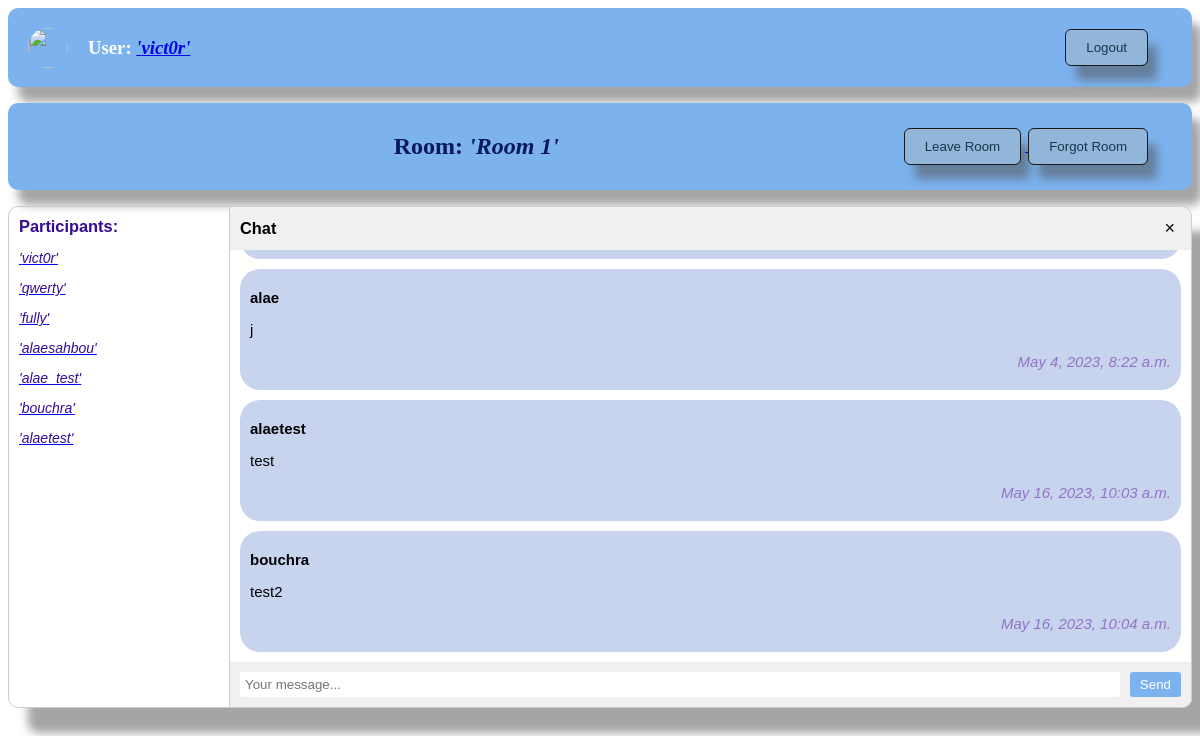
Page /chat/rooms/1 (signed in) on the committed database.
### chat/models.py (models this page shows, shortened)
class Chat(models.Model):
    name = models.CharField(max_length=128)
    users = models.ManyToManyField(User, related_name='chats')

class Message(models.Model):
    user = models.ForeignKey(User, on_delete=models.CASCADE, related_name='messages')
    chat = models.ForeignKey(Chat, on_delete=models.CASCADE, related_name='messages')
    content = models.TextField()
    createTime = models.DateTimeField(auto_now_add=True)
    class Meta:
        ordering = ('createTime',)

### chat/views.py (the view)
# urls.py: path('rooms/<int:pk>', getRoom, name='getRoom'),
@login_required
def getRoom(request, pk):
    room = Chat.objects.get(pk=pk)
    QuerySetUsers = User.objects.filter(chats=pk).values('username', 'id')
    users = list(QuerySetUsers)
    try:
        userProfile = UserProfile.objects.get(user=request.user)
        avatar = userProfile.avatar.url
    except:
        avatar = '/media/avatars/default.png'
    messages = Message.objects.filter(chat=room)
    return render(request, 'chat/room.html', {'room': room, 'users' : users, 'avatar' : avatar, 'messages' : messages, })

### templates/chat/room.html (shortened to what this page needs)
{% extends 'default.html' %}
{% load static %}
{% block room %}
<div class="top-bar">
  <div class="top-bar-user">
  <h2 style="text-align: center; color: rgb(7, 24, 97);">
    Room: <em>'{{ room.name }}'</em>
  </h2>
  </div>
  <div class="logout-btn">
    <a href="/chat/rooms/">
    <button class="btn leave-room">Leave Room</button>
    </a>
    <button class="btn forgot-room">Forgot Room</button>
  </div>
</div>
<div class="chat-container">
  <div class="chat-members">
    <h3>Participants:</h3>
    <ul class="member-list">
      <li><em>
        {% for user in users %}
        <a href="{% url 'userAccount' user.id %}">
        <p style="color: rgb(53, 12, 148); ">'{{ user.username }}'</p>
        </a>
        {% endfor %}
      </em></li>
    </ul>
  </div>
  <div class="chat-window">
    <div class="chat-header">
      <h3>Chat</h3>
      <button class="close-btn">&times;</button>
    </div>
    <div class="chat-body" id="chat-body">
      {% for message in messages %}
      <div class="chat-messages" id="chat-messages">
        <p style="font-weight: bold;">{{ message.user.username }}</p>
        <p>{{ message.content }}</p>
        <p class="date" id="date"><em>{{ message.createTime }}</em></p>
      </div>
      {% endfor %}
    </div>
    <div class="chat-footer">
      <div class="input-wrapper">
        <input name="content" id="chat-message-input" type="text" placeholder="Your message...">
        <button id="send-btn">Send</button>
      </div>
    </div>
  </div>
</div>
{% endblock room %}
{% block avatar %}
<img class="logo" src="{{ avatar }}">
{% endblock avatar %}

### templates/default.html (shortened to what this page needs)
{% load static %}
<!DOCTYPE HTML>
<html>
  <head>
    <link rel="stylesheet" href="{% static 'css/style.css' %}">
  </head>
  <body>
  <div class="top-bar">
    <div class="logo">
        {% block avatar %}{% endblock avatar %}
    </div>
    <div class="top-bar-user">
    <h3>
        User:
        {% if user.is_authenticated %}
        <a href="{% url 'userAccount' user.id %}">
          <em>'{{ user }}'</em>
        </a>
        {% endif %}
    </h3>
    </div>
    {% if request.user.is_authenticated %}
    <div class="logout-btn">
      <a href="{% url 'logout' %}"><button class="btn logout">Logout</button></a>
    </div>
    {% else %}
    <div class="logout-btn">
      <a href="{% url 'signup' %}"><button class="btn signup">Sign up</button></a>
    </div>
    {% endif %}
  </div>
  {% block room %}{% endblock room %}
  </body>
</html>

### chat/static/css/style.css (style rules this page uses)
.btn { background-color: #92b5da; border: none; color: #13394b; padding: 10px 20px 10px; border-radius: 5px; cursor: pointer; outline: 1px solid rgb(27, 26, 26); box-shadow: 10px 15px 10px rgba(77, 74, 74, 0.5); margin-right: 5px; }
.top-bar { background-color: #7cb3ee; color: #fff; padding: 10px 10px 10px 20px; display: flex; justify-content: space-between; align-items: center; box-shadow: 10px 15px 10px rgba(77, 74, 74, 0.5); border-radius: 10px; text-align: left; }
.top-bar-user { flex-grow: 1; margin-left: 20px; }
.logout-btn { margin-right: 30px; }
.logo { height: 40px; width: 40px; border-radius: 20px; }
.chat-container { display: flex; flex-direction: row; height: 500px; border: 1px solid #ccc; border-radius: 5px; font-family: Arial, sans-serif; font-size: 14px; box-shadow: 20px 25px 10px rgba(77, 74, 74, 0.5); border-radius: 10px; }
.chat-members { width: 200px; border-right: 1px solid #ccc; padding: 10px; }
.chat-members h3 { margin: 0; color: rgb(53, 12, 148); }
.member-list { list-style: none; padding: 0; }
.member-list li { margin-bottom: 5px; }
.chat-window { flex-grow: 1; border-top-right-radius: 10px; border-bottom-right-radius: 10px; display: flex; flex-direction: column; }
.chat-header { padding: 10px; background-color: #f0f0f0; border-top-right-radius: 10px; display: flex; justify-content: space-between; align-items: center; }
.chat-header h3 { margin: 0; }
.close-btn { background: none; border: none; outline: none; font-size: 18px; cursor: pointer; }
.chat-body { flex-grow: 1; overflow-y: auto; padding: 10px; }
.chat-footer { padding: 10px; background-color: #f0f0f0; border-bottom-right-radius: 10px; display: flex; align-items: center; }
.input-wrapper { flex-grow: 1; display: flex; justify-content: space-between; align-items: center; }
.input-wrapper input[type="text"] { flex-grow: 1; border: none; outline: none; padding: 5px; border-radius: 3px; flex-direction: column; }
.input-wrapper button { background-color: #7cb3ee; border: none; outline: none; color: #fff; padding: 5px 10px; margin-left: 10px; border-radius: 3px; cursor: pointer; }
.chat-messages { padding: 5px 10px; border-radius: 20px; background-color: #c8d3ee; margin-top: 10px; word-break: break-all; }
.chat-messages p { font-size: 15px; }
.date { text-align: right; font-size: 12px; color:rgb(143, 118, 197); }

### rows in the picture
Chat: name "Room 1"
Message: user.username "alae", content "j", createTime "May 4, 2023, 8:22 a.m."
Message: user.username "alaetest", content "test", createTime "May 16, 2023, 10:03 a.m."
Message: user.username "bouchra", content "test2", createTime "May 16, 2023, 10:04 a.m."

### other values in the picture
{{ user }} "vict0r"
{{ user.username }} "vict0r"
{{ user.username }} "qwerty"
{{ user.username }} "fully"
{{ user.username }} "alaesahbou"
{{ user.username }} "alae_test"
{{ user.username }} "bouchra"
{{ user.username }} "alaetest"
